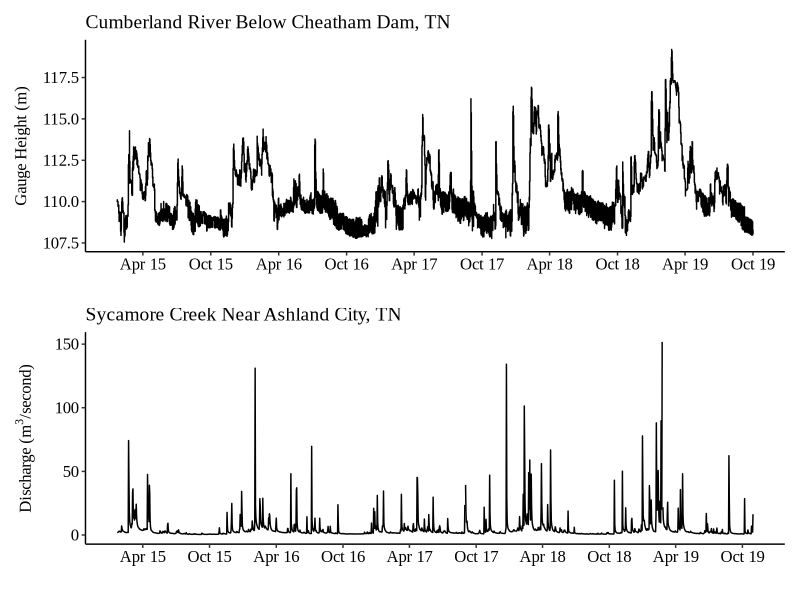
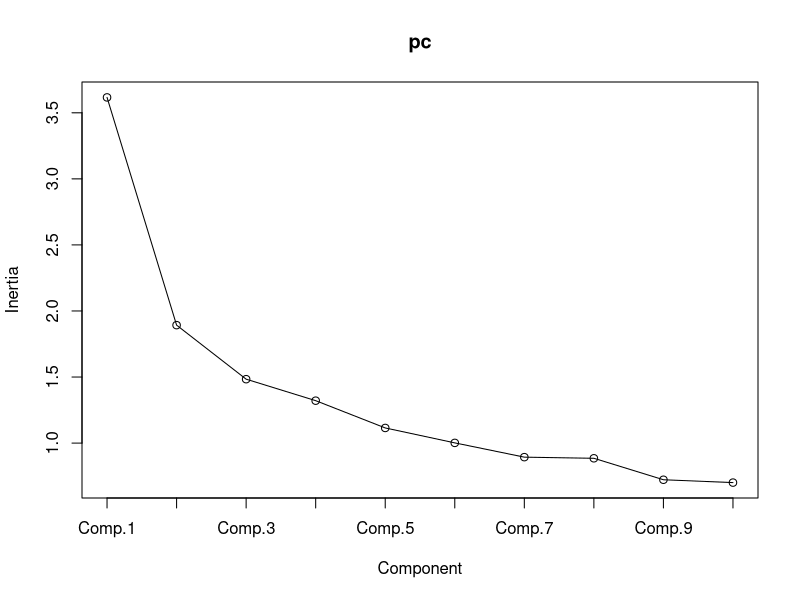
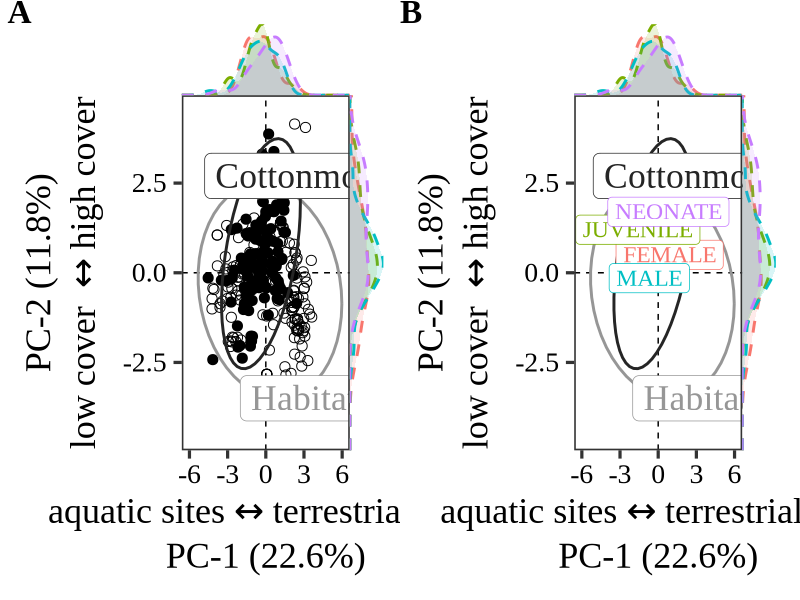
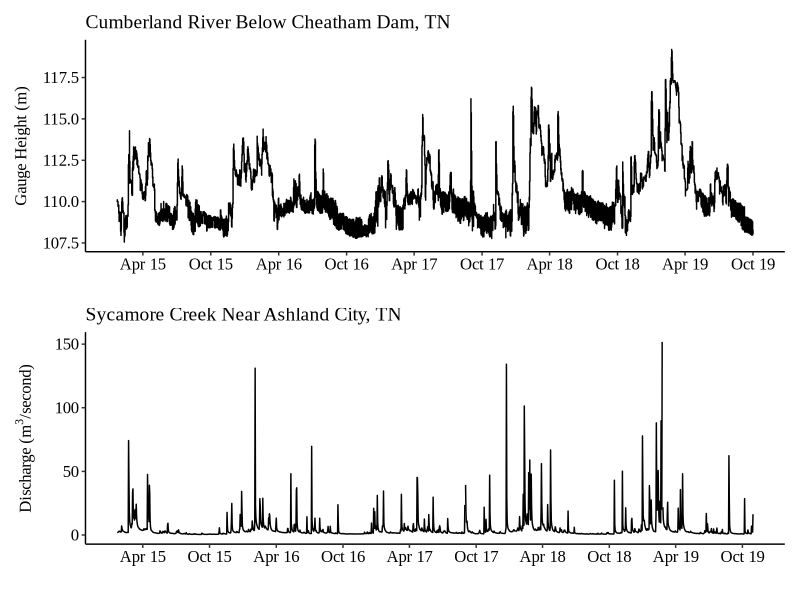
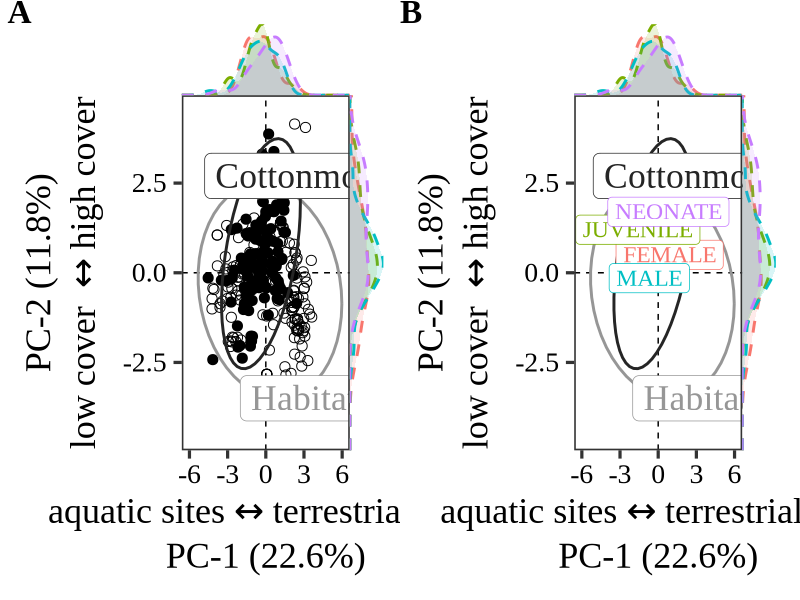

These charts were generated, in order, by the following R code: (Note: this script raises an error after producing the figures.)
## ---- chunk 1
packages <- c(
  "caret",
  "utils",
  "raster",
  "data.table",
  "grid",
  "vegan",
  "permute",
  "sp",
  "dplyr",
  "ggplot2",
  "tidyr",
  "knitr",
  "lattice",
  "MASS",
  "randomForest",
  "randomForestExplainer",
  "ROCR",
  "cowplot",
  "ggrepel",
  "gt",
  "glue",
  "pdp",
  "scales",
  "kableExtra",
  "cowplot",
  "patchwork",
  "vegan"
)

sapply(packages, require, character.only=T)
## ---- chunk 2
theme_set(
  theme_bw(base_family = "Times New Roman")
)
## ---- chunk 3
study <- read.csv("data/Cottonmouth-Datasheet.csv")
## ---- chunk 4
gauge<-read.csv("data/GaugeData-USGS.csv")
gauge[,2]<-as.Date(gauge[,2])
gauge[,4]<-gauge[,3]*0.3048

discharge<-read.csv("data/SycamoreData-USGS.csv")
discharge[,2]<-as.Date(discharge[,2])
discharge[,4]<-discharge[,3]*0.0283168

p1<-ggplot(gauge, aes(x =gauge$datetime, y= gauge$V4))+
  geom_line(color = "black")+
  xlab("")+
  ylab("Gauge Height (m)")+
  ggtitle("Cumberland River Below Cheatham Dam, TN")+
  #ggtitle("USGS 03435000 Cumberland River Below Cheatham Dam, TN")+
  scale_x_date(breaks=date_breaks("6 months"), labels = date_format("%b %y"))+
  theme_classic() +
  theme(text = element_text(family = "Times New Roman")) +
  theme(
    plot.title = element_text(size = 14),
    axis.title.x = element_text(size = 12),
    axis.title.y = element_text(size = 12),
    axis.text.x = element_text(size = 12, color = "black"),
    axis.text.y = element_text(size = 12, color = "black")
  )

p2<-ggplot(discharge, aes(x =discharge$datetime, y= discharge$V4))+
  geom_line(color = "black")+
  xlab("")+
  ylab(expression("Discharge (" * m^3 * "/second)"))+
  ggtitle("Sycamore Creek Near Ashland City, TN")+
  #ggtitle("USGS 03431800 Sycamore Creek Near Ashland City, TN")+
  scale_x_date(breaks=date_breaks("6 months"), labels = date_format("%b %y"))+
  theme_classic() +
  theme(text = element_text(family = "Times New Roman")) +
  theme(
    plot.title = element_text(size = 14),
    axis.title.x = element_text(size = 12), 
    axis.title.y = element_text(size = 12),
    axis.text.x = element_text(size = 12, color = "black"),
    axis.text.y = element_text(size = 12, color = "black")
  )

(p1 / p2) #stack plots using patchwork

ggsave("HCB_figs/figS1_hydrographs.jpg")
#ggsave("HCB_figs/fig1_hydrographs.jpg", width = 3.43, height = 3)
## ---- chunk 5
#Subsetting Groups
male<- study %>% subset(Group == "MALE")
female<- study %>% subset(Group == "FEMALE")
juvenile<- study %>% subset(Group == "JUVENILE")
YOY<- study %>% subset(Group == "YOY")
## ---- chunk 6
glimpse(study)
s<-study[,c(3:24)]
s<-na.omit(s)
glimpse(s)
## ---- chunk 7
#Averaged surface and ambient temperature variables
Temp<-(s$Surface.Temp+s$Ambient.Temp)/2
s<-cbind(s,Temp)
#Removed correlated variables
s<-s[,c(1,5,6,7,8,9,10,11,12,13,14,15,17,18,19,20,21,22,23)]
glimpse(s)
## ---- chunk 8
s1<-s[,c(1,2,3,4,5,6,7,8,9,10,11,12,13,14,15,16,17,18,19)]
glimpse(s1)
#PCA
pc<-princomp(s1[,c(2,3,4,5,6,7,8,9,10,11,12,13,14,15,16,19)], cor = T, scores = T)
#Component
#Setting- Up ANOVA
comp<-pc$scores[,1:3]
s1<-cbind(s1, comp)
#Snake Averages
group<- s1 %>% subset(Type == "SNAKE")

pcomp<-group_by(group, Group)%>%
  summarise(Comp.1 = mean(Comp.1),
            Comp.2 = mean(Comp.2),
            Comp.3 = mean(Comp.3))
## ---- chunk 9
summary(pc)
screeplot(pc, type = "l")
## ---- chunk 10
##Colored Plot Snake vs Habitat
p<-ggplot(data = s1, aes(Comp.1, Comp.2, shape = Type))+
  geom_point(size = 3.1)+
  scale_shape_manual(values = c(21, 19))+
  theme_bw(base_size = 24)+
  theme(panel.grid = element_blank(), panel.border = element_rect(fill= "transparent"))+
  geom_hline(yintercept = 0, lty = 2) +
  geom_vline(xintercept = 0, lty = 2)+
  xlim(-6,6)+
  ylim(-4.5,4.5)+
  stat_ellipse(type = "norm", aes(color = Type), 
               show.legend = FALSE,size = 1, level = 0.95, linetype = 1)+
  scale_color_manual(values=c("#969696", "#252525"))+
  annotate("label",  x = 3.5, y = 2.7, label = "Cottonmouth", color ="#252525", size = 9, family = "Times New Roman")+
  annotate("label",  x = 3, y = -3.5, label = "Habitat", color ="#969696", size = 9, family = "Times New Roman")+
  xlab(expression(atop("aquatic sites" %<->% "terrestrial sites", paste("PC-1 (22.6%)" ))))+
  ylab(expression(atop ("PC-2 (11.8%)", paste("low cover " %<->% "high cover"))))+
  theme(text = element_text(family = "Times New Roman")) +
  theme(legend.position="none", legend.background = element_rect(fill="White",
                                                                 size=0.5),
    axis.title.x = element_text(size = 26),
    axis.title.y = element_text(size = 26),
    axis.text.x = element_text(size = 20, color = "black"),
    axis.text.y = element_text(size = 20, color = "black")
  )

#Adding Densities
xdens<-axis_canvas(p, axis = "x")+
  geom_density(data =group, aes(Comp.1, color = group$Group, fill = group$Group), alpha = 0.15, size =1, linetype= "dashed")+
  scale_fill_manual(values = c("#F8766D","#7CAE00","#00BFC4", "#C77CFF"))+
  scale_color_manual(values = c("#F8766D","#7CAE00","#00BFC4", "#C77CFF")) +
  theme(text = element_text(family = "Times New Roman"))

ydens<-axis_canvas(p, axis = "y", coord_flip = TRUE)+
  geom_density(data =group, aes(Comp.2, color = group$Group, fill = group$Group), alpha = 0.15, size =1, linetype= "dashed")+
  scale_fill_manual(values = c("#F8766D","#7CAE00","#00BFC4", "#C77CFF"))+
  scale_color_manual(values = c("#F8766D","#7CAE00","#00BFC4", "#C77CFF"))+
  theme(text = element_text(family = "Times New Roman")) +
  coord_flip()

p1<-insert_xaxis_grob(p, xdens, grid::unit(0.2, "null"), position= "top")
p2<-insert_yaxis_grob(p1,ydens, grid::unit(0.2, "null"), position = "right")

twogroup<-ggdraw(p2)

#Colored Intraspecific Group
gg_scatter1<-ggplot(data = s1, aes(Comp.1, Comp.2, shape = Type))+
  scale_shape_manual(values = c(15,21,16,17,18, 19))+
  theme_bw(base_size = 24)+
  theme(text = element_text(family = "Times New Roman")) +
  theme(panel.grid = element_blank(), panel.border = element_rect(fill= "transparent"))+
  geom_hline(yintercept = 0, lty = 2) +
  geom_vline(xintercept = 0, lty = 2)+
  xlim(-6,6)+
  ylim(-4.5,4.5)+
  stat_ellipse(type = "norm", aes(color = Type), 
               show.legend = FALSE,size = 1, level = 0.95, linetype = 1)+
  scale_color_manual(values=c("#F8766D","#969696","#7CAE00","#00BFC4", "#C77CFF", "#252525"))+
  annotate("label",  x = 3.2, y = 2.7, label = "Cottonmouth", color ="#252525", size = 9, family = "Times New Roman")+
  annotate("label",  x = 3, y = -3.5, label = "Habitat", color ="#969696", size = 9, family = "Times New Roman")+
  xlab(expression(atop("aquatic sites" %<->% "terrestrial sites", paste("PC-1 (22.6%)" ))))+
  ylab(expression(atop ("PC-2 (11.8%)", paste("low cover " %<->% "high cover"))))+
  theme(legend.position="none", legend.background = element_rect(fill="White",
                                                                 size=0.5),
    axis.title.x = element_text(size = 26),
    axis.title.y = element_text(size = 26),
    axis.text.x = element_text(size = 20, color = "black"),
    axis.text.y = element_text(size = 20, color = "black"))

pp<-gg_scatter1+
  geom_point(data =pcomp, aes(pcomp$Comp.1, pcomp$Comp.2, shape = Group, color = Group), size = 8, alpha= 0.8)+
  theme(text = element_text(family = "Times New Roman")) +
  annotate("label", x = 0.9, y = 0.5, label = "FEMALE", color ="#F8766D", size = 6, family = "Times New Roman")+
  annotate("label", x = -1.6, y = 1.2, label = "JUVENILE", color ="#7CAE00", size = 6, family = "Times New Roman")+
  annotate("label", x = -0.7, y = -0.15, label = "MALE", color ="#00BFC4", size = 6, family = "Times New Roman")+
  annotate("label", x = 0.8, y = 1.7, label = "NEONATE", color ="#C77CFF", size =6, family = "Times New Roman")

#Adding Densities for Intraspecific Groups
xdens1<-axis_canvas(pp, axis = "x")+
  geom_density(data =group, aes(Comp.1, color = group$Group, fill = group$Group), alpha = 0.15, size =1, linetype= "dashed")+
  scale_fill_manual(values = c("#F8766D","#7CAE00","#00BFC4", "#C77CFF"))+
  scale_color_manual(values = c("#F8766D","#7CAE00","#00BFC4", "#C77CFF"))

ydens1<-axis_canvas(pp, axis = "y", coord_flip = TRUE)+
  geom_density(data =group, aes(Comp.2, color = group$Group, fill = group$Group), alpha = 0.15, size =1, linetype= "dashed")+
  scale_fill_manual(values = c("#F8766D","#7CAE00","#00BFC4", "#C77CFF"))+
  scale_color_manual(values = c("#F8766D","#7CAE00","#00BFC4", "#C77CFF"))+
  coord_flip()

p11<-insert_xaxis_grob(pp, xdens1, grid::unit(0.2, "null"), position= "top")
p22<-insert_yaxis_grob(p11,ydens1, grid::unit(0.2, "null"), position = "right")

fourgroup<-ggdraw(p22)

colored<-plot_grid(twogroup,fourgroup, nrow = 1, align = "h")
## ---- chunk 11
#combine using patchwork

(twogroup + fourgroup) +
  plot_annotation(tag_levels = "A") &
  theme(
    text = element_text(family = "Times New Roman"),
    plot.tag = element_text(
      size = 24,
      #face = "bold"
    )
  )

ggsave("HCB_figs/fig2_PCA_ellipses.jpg")
## ---- chunk 12
Description<- c("Percentage of canopy above quadrat", "Coverage within quadrat","Coverage within quadrat","Coverage within quadrat","Coverage within quadrat", "Height of largest living woody stem", "Height of cover object closest to snake point", "Distance to nearest cover object", "Diameter of largest log within quadrat", "Distance to nearest water source", "Water depth measured within quadrat", "Coverage within quadrat","Coverage within quadrat","Coverage within quadrat", "Coverage within quadrat","Mean temperature within quadrat", "", "")

loadings<-pc$loadings[,1:3]
sdev<-t(data.frame(pc$sdev))
eigen<-sdev[,1:3]
Variance<-c(22.60, 11.81, 9.27)
loadings<-rbind(loadings, eigen, Variance)
loadings<-round(loadings, digits = 3)
names(loadings)<-c("PC-1", "PC-2", "PC-3")
loadings<-round(loadings, digits = 3)
loadings<-cbind(Description, loadings)

"Variable (units)"<-c("Canopy Closure (%)", "Rock Cover (%)", "Leaf Cover (%)", "Vegetative Cover (%)", "Fallen Log Cover (%)","Woody Stem Height (cm)", "Cover Height (cm)", "Distance To Cover (cm)","Log Diameter (cm)", "Distance To Water (cm)", "Water Depth (cm)", "Percent Water (%)", "Percent Woody Debris (%)", "Percent Floating Vegetation (%)", "Percent Bare Soil (%)", "Mean Temperature (C)", "Eigenvalue", "Explained Variance")

loadings<-cbind(`Variable (units)`,loadings)
names(loadings)<-c("Variable (units)", "Description", "PC-1", "PC-2", "PC-3")
row.names(loadings)<-NULL

kable(loadings) %>%
  kable_styling("striped")%>%
  pack_rows("PCA Statistics", 17,18)
  
## ---- chunk 13
# #PERMANOVA
# Perm1<-adonis2(s1[,c(2,3,4,5,6,7,8,9,10,11,12,13,14,15,16,22)]~ Type, data = s1, method='eu')
# Perm1<-cbind(Perm1$aov.tab[1,4], Perm1$aov.tab[1,6])
# 
# #PERMDISP
# dist<-dist(scale(s1[,c(2,3,4,5,6,7,8,9,10,11,12,13,14,15,16,22)]))
# bd<-anova(betadisper(dist,s1$Type))
# beta<-betadisper(dist,s1$Type)
# bd1<-cbind(bd$`F value`, bd$`Pr(>F)`)
# bd1<-data.frame(bd1)
# bd1<-bd1[-2,]
# PermDisp<- cbind(Perm1, bd1)
# names(PermDisp)<-c("Pseudo-F", "P", "F", "P ")
# row.names(PermDisp)<-c("Proportions (Euclidean)")
# 
# gt(PermDisp, rownames_to_stub = TRUE)%>%
#   fmt_number(columns = c(1,3),
#              decimals = 2,
#              suffixing = T)%>%
#     fmt_scientific(columns = c(2,4),
#              decimals = 2)%>%
#   tab_spanner(
#     label = "PERMANOVA", columns = 1:2)%>%
#   tab_spanner(
#     label = "PERMDISP", columns = 3:4)%>%
#   tab_source_note(
#     source_note = "N(permutations) = 999")%>%
#   tab_source_note(
#     source_note = "df = 1")
## ---- chunk 14
vars <- c(2:16, 22)

# distance matrix
d <- dist(scale(s1[, vars]), method = "euclidean")

# PERMANOVA
perm <- adonis2(d ~ Type, data = s1)

Perm1 <- data.frame(
  `Pseudo-F` = perm$F[1],
  P = perm$`Pr(>F)`[1],
  check.names = FALSE
)

# PERMDISP
beta <- betadisper(d, s1$Type)
bd <- anova(beta)

bd1 <- data.frame(
  F = bd$`F value`[1],
  `P ` = bd$`Pr(>F)`[1],
  check.names = FALSE
)

# Combine
PermDisp <- cbind(Perm1, bd1)

row.names(PermDisp) <- "Proportions (Euclidean)"

PermDisp

gt(PermDisp, rownames_to_stub = TRUE)%>%
  fmt_number(columns = c(1,3),
             decimals = 2,
             suffixing = T)%>%
    fmt_scientific(columns = c(2,4),
             decimals = 2)%>%
  tab_spanner(
    label = "PERMANOVA", columns = 1:2)%>%
  tab_spanner(
    label = "PERMDISP", columns = 3:4)%>%
  tab_source_note(
    source_note = "N(permutations) = 999")%>%
  tab_source_note(
    source_note = "df = 1")

## ---- chunk 15
beta
## ---- chunk 16
pcomp<-pcomp[,2:4]
names(pcomp)<- c( "PC-1","PC-2", "PC-3")
row.names(pcomp)<-c("Female", "Juvenile", "Male", "YOY")
pcomp[,1:3]<-round(pcomp[,1:3], digits = 3)

C1<-aov(Comp.1~Group, group)
C2<-aov(Comp.2~Group, group)
C3<-aov(Comp.3~Group, group)

F.value<-c(anova(C1)$"F value"[1], anova(C2)$"F value"[1], anova(C3)$"F value"[1])
p.value<-c(anova(C1)$"Pr(>F)"[1],anova(C2)$"Pr(>F)"[1],anova(C3)$"Pr(>F)"[1])

stats<-data.frame(t(cbind(F.value, p.value)))
names(stats)<-c( "PC-1","PC-2", "PC-3")
pcomp<-rbind(pcomp,stats)

row.names(pcomp)<-c("Female", "Juvenile", "Male", "YOY", "F", "P-value")
pcomp<-round(pcomp, digits = 3)

gt(pcomp, rownames_to_stub = TRUE)%>%
  tab_stubhead(label = "Cottonmouth conspecific")%>%
  tab_row_group( group = "",
    rows = 1:4
  )%>%
  tab_row_group(
    group = "ANOVA",rows = c(5,6))
## ---- chunk 17
#PC-1
#ANOVA
summary(C1)
#Tukey
TukeyHSD(C1)
#PC-2
#ANOVA
summary(C2)
#Tukey 2
TukeyHSD(C2)

#PC-3
#ANOVA
summary(C3)

#Tukey 3
TukeyHSD(C3)
## ---- chunk 18
PC1<-ggplot(group, aes(x = Group, y = group$Comp.1, color = Group))+
  scale_color_manual(values = c("#F8766D","#7CAE00","#00BFC4", "#C77CFF"))+
  geom_boxplot()+
 ylab(expression(atop("aquatic site" %<->% "terrestrial sites", paste("PC-1 (22.6%)" ))))+
  xlab("")+
  geom_text(aes(4, 2.5, label = paste("P= 0.233")), color = "black", size=4)+
  theme_classic()+
  theme(legend.position="none", legend.background = element_rect(fill="White",size=0.5))

PC2<-ggplot(group, aes(x = Group, y = group$Comp.2, color = Group))+
  scale_color_manual(values = c("#F8766D","#7CAE00","#00BFC4", "#C77CFF"))+
  geom_boxplot()+
  ylab(expression(atop("low cover" %<->% "high cover", paste("PC-2 (11.8%)" ))))+
  xlab("")+
  geom_text(aes(4, 5, label = paste("P= 0.016*")), color = "black", size=4)+
  theme_classic()+
  theme(legend.position="none", legend.background = element_rect(fill="White",size=0.5))

PC3<-ggplot(group, aes(x = Group, y = group$Comp.3, color = Group))+
  scale_color_manual(values = c("#F8766D","#7CAE00","#00BFC4", "#C77CFF"))+
  geom_boxplot()+
  ylab(expression(atop("high vegetation" %<->% "low vegetation", paste("PC-3 (9.2%)" ))))+
  xlab("")+
  geom_text(aes(4, 5, label = paste("P= 0.358")), color = "black", size=4)+
  theme_classic()+
  theme(legend.position="none", legend.background = element_rect(fill="White",size=0.5))

plot_grid(PC1, PC2, PC3, labels=c("A)", "B)", "C)"), ncol = 3, nrow = 1)
## ---- chunk 19
#Linear Regression
mod<-lm(SVL~Comp.1,group)
mod2<-lm(SVL~Comp.2,group)
mod3<-lm(SVL~Comp.3,group)

LR1<-ggplot(group, aes(x= SVL, y= Comp.1))+
  geom_point(size = 2)+
  xlim(209, 1061)+
  geom_smooth(method = "lm", color= "black")+
  geom_hline(yintercept = 0, lty = 2) +
  geom_vline(xintercept = 600, lty = 2)+
  theme_bw(base_size = 24)+
  #geom_text(aes(900, 6, label = paste("R-squared = 0.034")), color="black")+
  geom_text(aes(900, 3, label = paste("P = 0.02")), color = "black", size=10, family = "Times New Roman")+
  #geom_text(aes(900, 3, label = paste("P = 0.023")), color = "black", size=10, family = "Times New Roman")+
  xlab("Snout-Vent Length (mm)")+
  ylab(expression(atop("aquatic site" %<->% "terrestrial sites", paste("PC-1 (22.6%)" ))))+
  ylim(-3,3)+
  guides(shape = "none")+
  theme(text = element_text(family = "Times New Roman")) +
  theme(panel.grid = element_blank(), panel.border = element_rect(fill= "transparent"),
    axis.title.x = element_text(size = 28),
    axis.title.y = element_text(size = 28),
    axis.text.x = element_text(size = 22),
    axis.text.y = element_text(size = 22)
  )

LR2<-ggplot(group, aes(x= SVL, y= Comp.2))+
  geom_point(size = 2)+
  xlim(209, 1061)+
  geom_smooth(method = "lm", color= "black")+
  geom_hline(yintercept = 0, lty = 2) +
  geom_vline(xintercept = 600, lty = 2)+
  theme_bw(base_size = 24)+
  #geom_text(aes(900, 6, label = paste("R-squared = 0.045")), color="black")+
  geom_text(aes(900, 3, label = paste("P = 0.008")), color = "black", size = 10, family = "Times New Roman")+
  xlab("Snout-Vent Length (mm)")+
  ylab(expression(atop("low cover" %<->% "high cover", paste("PC-2 (11.8%)" ))))+
  ylim(-3,3)+
  guides(shape = "none")+
  theme(text = element_text(family = "Times New Roman")) +
  theme(panel.grid = element_blank(), panel.border = element_rect(fill= "transparent"),
    axis.title.x = element_text(size = 28),
    axis.title.y = element_text(size = 28),
    axis.text.x = element_text(size = 22),
    axis.text.y = element_text(size = 22)
  )

LR3<-ggplot(group, aes(x= SVL, y= Comp.3))+
  geom_point(size = 2)+
  xlim(209, 1061)+
  geom_hline(yintercept = 0, lty = 2) +
  geom_vline(xintercept = 600, lty = 2)+
  theme_bw(base_size = 24)+
  #geom_text(aes(900, 6, label = paste("R-squared = 0.045")), color="black")+
  geom_text(aes(900, 3, label = paste("P = 0.49")), color = "black", size = 10, family = "Times New Roman")+
  xlab("Snout-Vent Length (mm)")+
  ylab(expression(atop("high vegetation" %<->% "low vegetation", paste("PC-3 (9.2%)" ))))+
  ylim(-3,3)+
  guides(shape = "none")+
  theme(text = element_text(family = "Times New Roman")) +
  theme(panel.grid = element_blank(), panel.border = element_rect(fill= "transparent"),
    axis.title.x = element_text(size = 28),
    axis.title.y = element_text(size = 28),
    axis.text.x = element_text(size = 22),
    axis.text.y = element_text(size = 22)
  )

#combine using patchwork
(LR1 + LR2 + LR3) +
  plot_annotation(tag_levels = 'A')

ggsave("HCB_figs/fig3_SVL_PCA_regressions.jpg")
## ---- chunk 20
summary(mod)
summary(mod2)
summary(mod3)
## ---- chunk 21
#Went with the Full Model
rf<-s1[,c(1,2,3,4,5,6,7,8,9,10,11,12,13,14,15,16,19)]
## ---- chunk 22
#Setting up Cross Validation Training and Validation sets
set.seed(123)
ind<-sample(2,nrow(rf),replace = T, prob = c(0.9,0.1))
train<-rf[ind==1,]
test<-rf[ind==2,]
## ---- chunk 23

train$Type <- as.factor(train$Type)
test$Type  <- as.factor(test$Type)

set.seed(123)
a1<- randomForest(Type~., data = train, ntree = 6000, importance = T)
a2<- randomForest(Type~., data = train, ntree = 6000, importance = T)
a3<- randomForest(Type~., data = train, ntree = 6000, importance = T)
a4<- randomForest(Type~., data = train, ntree = 6000, importance = T)
a5<- randomForest(Type~., data = train, ntree = 6000, importance = T)
a6<- randomForest(Type~., data = train, ntree = 6000, importance = T)
a7<- randomForest(Type~., data = train, ntree = 6000, importance = T)
a8<- randomForest(Type~., data = train, ntree = 6000, importance = T)
a9<- randomForest(Type~., data = train, ntree = 6000, importance = T)
a10<- randomForest(Type~., data = train, ntree = 6000, importance = T)
b1<- randomForest(Type~., data = train, ntree = 6000, importance = T)
b2<- randomForest(Type~., data = train, ntree = 6000, importance = T)
b3<- randomForest(Type~., data = train, ntree = 6000, importance = T)
b4<- randomForest(Type~., data = train, ntree = 6000, importance = T)
b5<- randomForest(Type~., data = train, ntree = 6000, importance = T)
b6<- randomForest(Type~., data = train, ntree = 6000, importance = T)
b7<- randomForest(Type~., data = train, ntree = 6000, importance = T)
b8<- randomForest(Type~., data = train, ntree = 6000, importance = T)
b9<- randomForest(Type~., data = train, ntree = 6000, importance = T)
b10<- randomForest(Type~., data = train, ntree = 6000, importance = T)
c1<- randomForest(Type~., data = train, ntree = 6000, importance = T)
c2<- randomForest(Type~., data = train, ntree = 6000, importance = T)
c3<- randomForest(Type~., data = train, ntree = 6000, importance = T)
c4<- randomForest(Type~., data = train, ntree = 6000, importance = T)
c5<- randomForest(Type~., data = train, ntree = 6000, importance = T)
c6<- randomForest(Type~., data = train, ntree = 6000, importance = T)
c7<- randomForest(Type~., data = train, ntree = 6000, importance = T)
c8<- randomForest(Type~., data = train, ntree = 6000, importance = T)
c9<- randomForest(Type~., data = train, ntree = 6000, importance = T)
c10<- randomForest(Type~., data = train, ntree = 6000, importance = T)
## ---- chunk 24
OOB1<-c(a1$err.rate[6000,1],a2$err.rate[6000,1],a3$err.rate[6000,1],a4$err.rate[6000,1],a5$err.rate[6000,1],a6$err.rate[6000,1],
       a7$err.rate[6000,1],a8$err.rate[6000,1],a9$err.rate[6000,1],a10$err.rate[6000,1],b1$err.rate[6000,1],b2$err.rate[6000,1],
       b3$err.rate[6000,1],b4$err.rate[6000,1],b5$err.rate[6000,1],b6$err.rate[6000,1],b7$err.rate[6000,1],b8$err.rate[6000,1],
       b9$err.rate[6000,1],b10$err.rate[6000,1],c1$err.rate[6000,1],c2$err.rate[6000,1],c3$err.rate[6000,1],c4$err.rate[6000,1],
       c5$err.rate[6000,1],c6$err.rate[6000,1],c7$err.rate[6000,1],c8$err.rate[6000,1],c9$err.rate[6000,1],c10$err.rate[6000,1])
OOB<-c(1-min(OOB1),1-mean(OOB1), 1-max(OOB1))
## ---- chunk 25
files<-list(a1,a2,a3,a4,a5,a6,a7,a8,a9,a10,b1,b2,b3,b4,b5,b6,b7,b8,b9,b10,c1,c2,c3,c4,c5,c6,c7,c8,c9,c10)

cv<-(function(x){
p<-predict(x, test)
cm<-caret::confusionMatrix(p, positive = "SNAKE",test$Type)

CVTABLE<-t(data.frame(cm$overall))
CV2TABLE<-t(data.frame(cm$byClass))

cv_table<-cbind(CVTABLE,CV2TABLE)
cv_table<-cv_table[,c(1,2,8,9)]
cv_table
})

cv_table<-t(data.frame(lapply(files, cv)))

cv_max<-c(max(cv_table[,1]), max(cv_table[,2]), max(cv_table[,3]), max(cv_table[,4]))
cv_mean<-c(mean(cv_table[,1]), mean(cv_table[,2]), mean(cv_table[,3]), mean(cv_table[,4]))
cv_min<-c(min(cv_table[,1]), min(cv_table[,2]), min(cv_table[,3]), min(cv_table[,4]))

cv_table<-data.frame(rbind(cv_max,cv_mean, cv_min))

RandomForest_Model<-c("Maximum", "Mean", "Minimum")
## ---- chunk 26

AUC<- function(z){
pred<-predict(z, test, type = "prob")
pred<-pred[,2]
pred<-prediction(pred, test$Type)

#AUC (Area Under The Curve)
auc<-performance(pred, "auc")
auc<-unlist(slot(auc, "y.values"))
  
}

AUC<-t(data.frame(lapply(files, AUC)))

AUC<-c(max(AUC), mean(AUC), min(AUC))
## ---- chunk 27
models<-cbind(cv_table, OOB, AUC)
models<-round(models, digits = 3)
models<-cbind(RandomForest_Model,models)
gt(models)%>%
  cols_label(
    RandomForest_Model = "Random Forest Models",
    X1 = "Accuracy",
    X2 = "Kappa",
    X3 = "Sensitivity",
    X4 = "Specificity")%>%
  tab_source_note(
    source_note = "N(trees) = 6000")%>%
  tab_source_note(
    source_note = "OOB = Out of Bag Accuracy")%>%
    tab_source_note(
    source_note = "AUC = Area Under the Curve")
## ---- chunk 28
a7 # Maximum Accuracy
a1 #Mean Accuracy
## ---- chunk 29
MDA<-randomForest::importance(a7, class = "SNAKE")
MDA<-data.frame(MDA[,c(1,2)])
gen<-sum(MDA[,1])
sna<-sum(MDA[,2])
#Calculating relative importance of MDA
MDA[,1]<-(MDA[,1]/gen)*100
MDA[,2]<-(MDA[,2]/gen)*100

#Plotting
Habitat_Variables <- c("Canopy Closure", "Rock Cover", "Leaf Cover", "Vegetative Cover","Fallen Log Cover","Woody Stem Height", "Cover Height", "Distance To Cover","Log Diameter","Distance To Water", "Water Depth", "Percent Water", "Percent Woody Debris", "Percent Floating Vegetation", "Percent Bare Soil", "Mean Temperature")

D <-cbind(Habitat_Variables,MDA)
row.names(D)<-NULL

ggplot(D, aes(x = reorder(Habitat_Variables, D$SNAKE), y = D$SNAKE))+
  geom_col(aes(fill=D$SNAKE), color = "black", width = 0.9)+
  geom_text(label=round(D$SNAKE,1), nudge_y = 0.5, size = 4, family = "Times New Roman")+
    #labs(subtitle = "Snake Model")+
    ylab("Relative Importance")+
    #xlab("")+
  xlab(expression(atop("Environmental Variables", paste(""))))+
  coord_flip()+
  #theme_classic()+
  theme(text = element_text(family = "Times New Roman")) +
  theme(legend.position = "none",
    axis.title.x = element_text(size = 12),
    axis.title.y = element_text(size = 12),
    axis.text.x = element_text(size = 10),
    axis.text.y = element_text(size = 10, color = "black"),
  ) +
  scale_fill_gradient2(low="white", high="black")

ggsave("HCB_figs/fig4_variable_importance.jpg")
## ---- chunk 30
#RF a7
plotx<-partial(a7, pred.var = "Dist..To.Water", pdp = T, center = T, plot = T, plot.engine = "ggplot2", type = "classification", which.class = "SNAKE", train = train, rug = F)

ploty<-partial(a7, pred.var = "X.Bare.soil", pdp = T, center = T, plot = T, plot.engine = "ggplot2", type = "classification", which.class = "SNAKE", train = train, rug = F)

plotz<-partial(a7, pred.var = "Rock.Cover", pdp = T, center = T, plot = T, plot.engine = "ggplot2", type = "classification", which.class = "SNAKE", train = train, rug = F)

plotz1<-partial(a7, pred.var = "Depth", pdp = T, center = T, plot = T, plot.engine = "ggplot2", type = "classification", which.class = "SNAKE", train = train, rug = F)

plotz2<-partial(a7, pred.var = "X.Water", pdp = T, center = T, plot = T, plot.engine = "ggplot2", type = "classification", which.class = "SNAKE", train = train, rug = F)

plotz3<-partial(a7, pred.var = "Dist..To.Cover", pdp = T, center = T, plot = T, plot.engine = "ggplot2", type = "classification", which.class = "SNAKE", train = train, rug = F)
## ---- chunk 31

theme_partial_dependence <- theme_bw() +
  theme(
    text = element_text(family = "Times New Roman"),
    axis.title.x = element_text(size = 12),
    axis.title.y = element_text(size = 12),
    axis.text.x  = element_text(size = 10, color = "black"),
    axis.text.y  = element_text(size = 10, color = "black")
  )

pd_plot1<-ploty+ 
  geom_line(size = 1)+
  xlab("Bare Soil Cover (%)")+
  ylab("Partial Dependence")+
  xlim(0,105) +
  theme_partial_dependence

pd_plot2<-plotx+
  geom_line(size = 1)+
  xlab("Distance to Water (cm)")+
  ylab("")+
  ylim(-1.05,0.35)+
  theme_partial_dependence

pd_plot3<-plotz+ 
  geom_line(size = 1)+
  xlab("Rock Cover (%)")+
  ylab("")+
  theme_partial_dependence

pd_plot4<-plotz1+ 
  geom_line(size = 1)+
  xlab("Water Depth (cm)")+
  ylab("Partial Dependence")+
  xlim(0,105)+
  ylim(-0.25,0.4)+
  theme_partial_dependence

pd_plot5<-plotz2+ 
  geom_line(size = 1)+
  xlab("Water Cover (%)")+
  ylab("")+
  xlim(0,105)+
  ylim(-0.80, 0.25)+
  theme_partial_dependence

pd_plot6<-plotz3+ 
  geom_line(size = 1)+
  xlab("Distance to Cover (cm)")+
  ylab("")+
  ylim(-0.65,-0.2)+
  theme_partial_dependence

#combine plots using patchwork
(pd_plot1 + pd_plot2 + pd_plot3) / (pd_plot4 + pd_plot5 + pd_plot6) +
  plot_annotation(tag_levels = 'A')

ggsave("HCB_figs/fig5_partial_dependence_plots.jpg")
